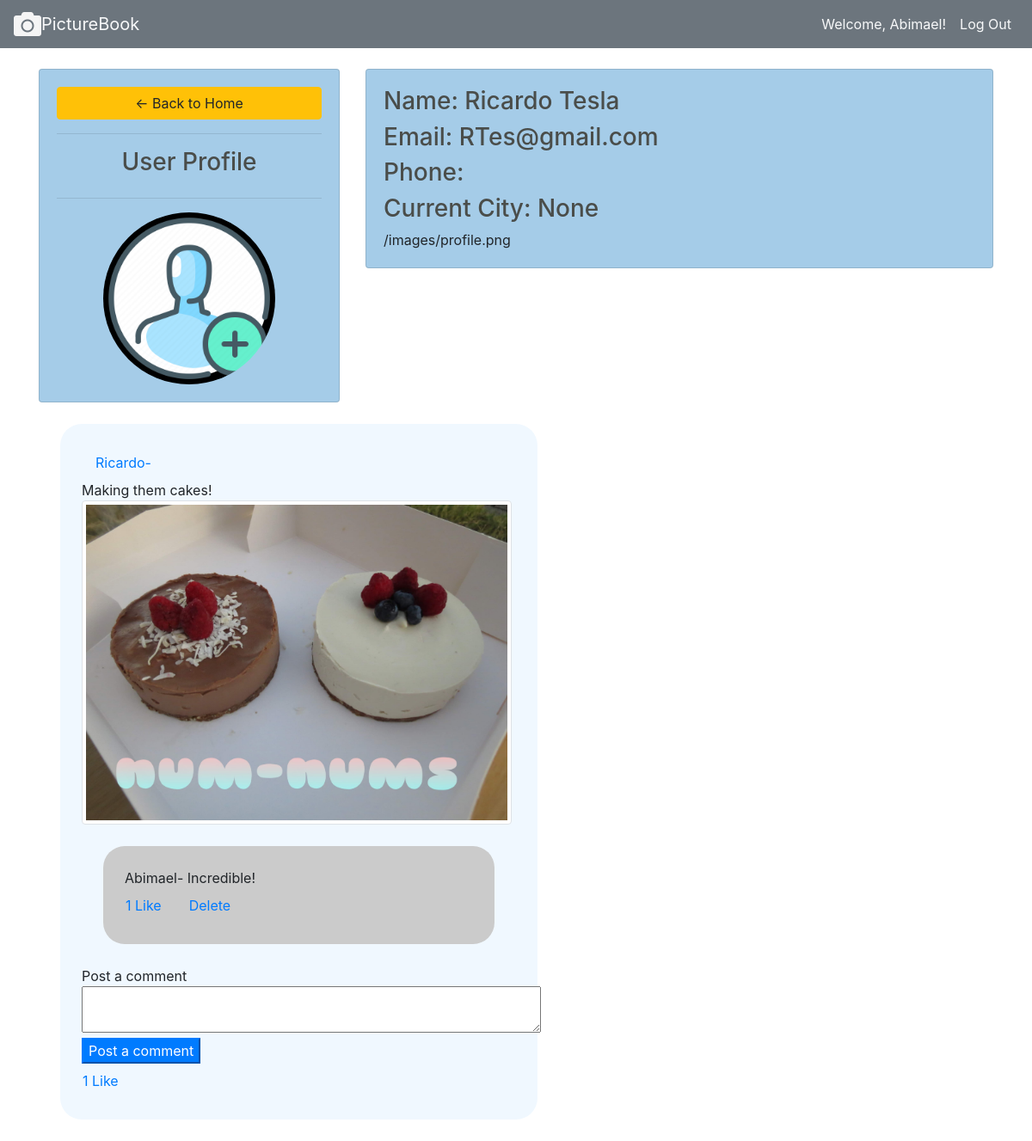
Screenshot of /profile/3 (signed in) with the database file from the repository.
### pictureapp/models.py (models this page shows)
class User(models.Model):
    first_name = models.CharField(max_length=255)
    last_name = models.CharField(max_length=255)
    email = models.CharField(max_length=255)
    phone = models.CharField(default="(555)555-5555", max_length=255)
    city = models.CharField(null=True, max_length=255)
    password = models.CharField(max_length=255)
    profile_pic = models.ImageField(default="profile.png", null=True, blank=True)
    created_at = models.DateTimeField(auto_now_add=True)
    updated_at = models.DateTimeField(auto_now=True)
    objects = UserManager()

class Post(models.Model):
    picture = models.ImageField(null=True, blank=True)
    desc = models.TextField(null=True)
    poster = models.ForeignKey(User, related_name='user_posts', on_delete=models.CASCADE)
    likes = models.ManyToManyField(User, related_name='liked_posts')

class Comment(models.Model):
    comment = models.CharField(max_length=255)
    poster = models.ForeignKey(User, related_name='comments', on_delete=models.CASCADE)
    post = models.ForeignKey(Post, related_name='post_comments', on_delete=models.CASCADE)
    likes = models.ManyToManyField(User, related_name='liked_comments')

### pictureapp/views.py (the view)
# urls.py: path('profile/<int:id>', views.profile),
def profile(request,id):
    user=User.objects.get(id=id)
    posts=Post.objects.filter(poster=user)
    context = {
        "user":user,
        "posts":posts,
        "comments":Comment.objects.all()
    }
    return render(request,'profile.html',context)

### pictureapp/templates/profile.html (shortened to what this page needs)
<!DOCTYPE html>
<html lang="en">
    <head>
        <link rel="stylesheet" href="https://maxcdn.bootstrapcdn.com/bootstrap/4.0.0/css/bootstrap.min.css">
        <link rel="stylesheet" href="https://use.fontawesome.com/releases/v5.7.0/css/all.css">
        {% load static %}
        <link rel="stylesheet" href="{% static '/css/styles.css' %}">
    </head>
    <body>
        <nav id="card1" class="navbar navbar-expand-lg navbar-light bg-secondary">
            <div class="collapse navbar-collapse" id="navbarTogglerDemo01">
                <i class='fa fa-camera fa-2x'></i>
                <a id="Title" class="navbar-brand text-light" href="/wall">PictureBook</a>
                <ul class="navbar-nav ml-auto mt-2 mt-lg-0 ml-auto">
                    <li class="nav-item active">
                        <a class="nav-link text-light" href="/profile/{{request.session.user_id}}">Welcome, {{request.session.user_name}}!</a>
                    </li>
                    <li class="nav-item active">
                        <a class="nav-link text-light" href="/logout">Log Out</a>
                    </li>
                </ul>
            </div>
        </nav>
        <div class="container">
                <br>
                <div class="row">
                    <div class="col-md-4">
                        <div class="card card-body">
                            <a class="btn btn-warning" href="/wall"> &#8592; Back to Home</a>
                            <hr>
                            <h3 style="text-align: center">User Profile</h3>
                            <hr>
                            <img class="profile-pic" alt="missing image" src="/images/{{user.profile_pic}}" >
                        </div>
                    </div>
                    <div class="col-md-8">
                        <div class="card card-body" style="text-align: left;">
                            <h3>Name: {{user.first_name}} {{user.last_name}}</h3>
                            <h3>Email: {{user.email}}</h3>
                            <h3>Phone: {{user.phone}}</h3>
                            <h3>Current City: {{user.city}}</h3>
                            {{user.profile_pic.url}}
                        </div>
                    </div>
                </div>
                <div>
                    {% for post in posts reversed %}
                    <div class="post col-md-6">
                        <a class="nav-link" href="/profile/{{post.poster.id}}">{{post.poster.first_name}}-</a>
                        {{post.desc}}
                        <br>
                        <img class="img-thumbnail" alt="missing image" src="/images/{{post.picture}}" >
                            {% for comment in post.post_comments.all %}
                        <div class="comment">
                            {{comment.poster.first_name}}-
                            {{comment.comment}}
                            <div class="row">
                                <a class="nav-link" href="/like_com/{{comment.id}}">{{comment.likes.count}} Like</a>
                                {% if comment.poster.id == request.session.user_id %}
                                <a class="nav-link" href="/delete_com/{{comment.id}}">Delete</a>
                                {% endif %}
                            </div>
                        </div>
                            {% endfor %}
                        <div>
                            Post a comment
                            <form action="/create_comment/{{post.id}}" method="post">
                                <textarea name="comment" cols="50" rows="2"></textarea>
                                <br>
                                <button class="btn-primary">Post a comment</button>
                            </form>
                            <div class="row">
                            <a class="nav-link" href="/like/{{post.id}}">{{post.likes.count}} Like</a>
                            </div>
                        </div>
                    </div>
                    {% endfor %}
                </div>
        </div>
    </body>
</html>

### pictureapp/static/css/styles.css (style rules this page uses)
.post { background-color: aliceblue; padding: 25px; margin: 25px; border-radius: 25px; }
.card { background-color: aliceblue; }
.comment { background-color: #cbcbcb; padding: 25px; margin: 25px; min-height: 50px; border-radius: 25px; }
.img-thumbnail { max-width: 500px; max-height: 500px; }
i { color: rgb(245, 245, 245); }

### pictureapp/templates/profile.html (style rules this page uses)
.collapse { color: rgb(255, 255, 255); }
.profile-pic { max-width: 200px; max-height:200px; margin: 0 auto; border-radius: 50%; }
.card { background-color: #A5CCE8; }
h3 { color: #4a4d4a; }

### rows the page displays
User: session.user_name "Abimael"
User: profile_pic (placeholder picture), first_name "Ricardo", last_name "Tesla", email "RTes@gmail.com", city "None", profile_pic "/images/profile.png"
Post: poster.first_name "Ricardo", desc "Making them cakes!", picture (picture), likes.count "1"
Comment: poster.first_name "Abimael", comment "Incredible!", likes.count "1"
